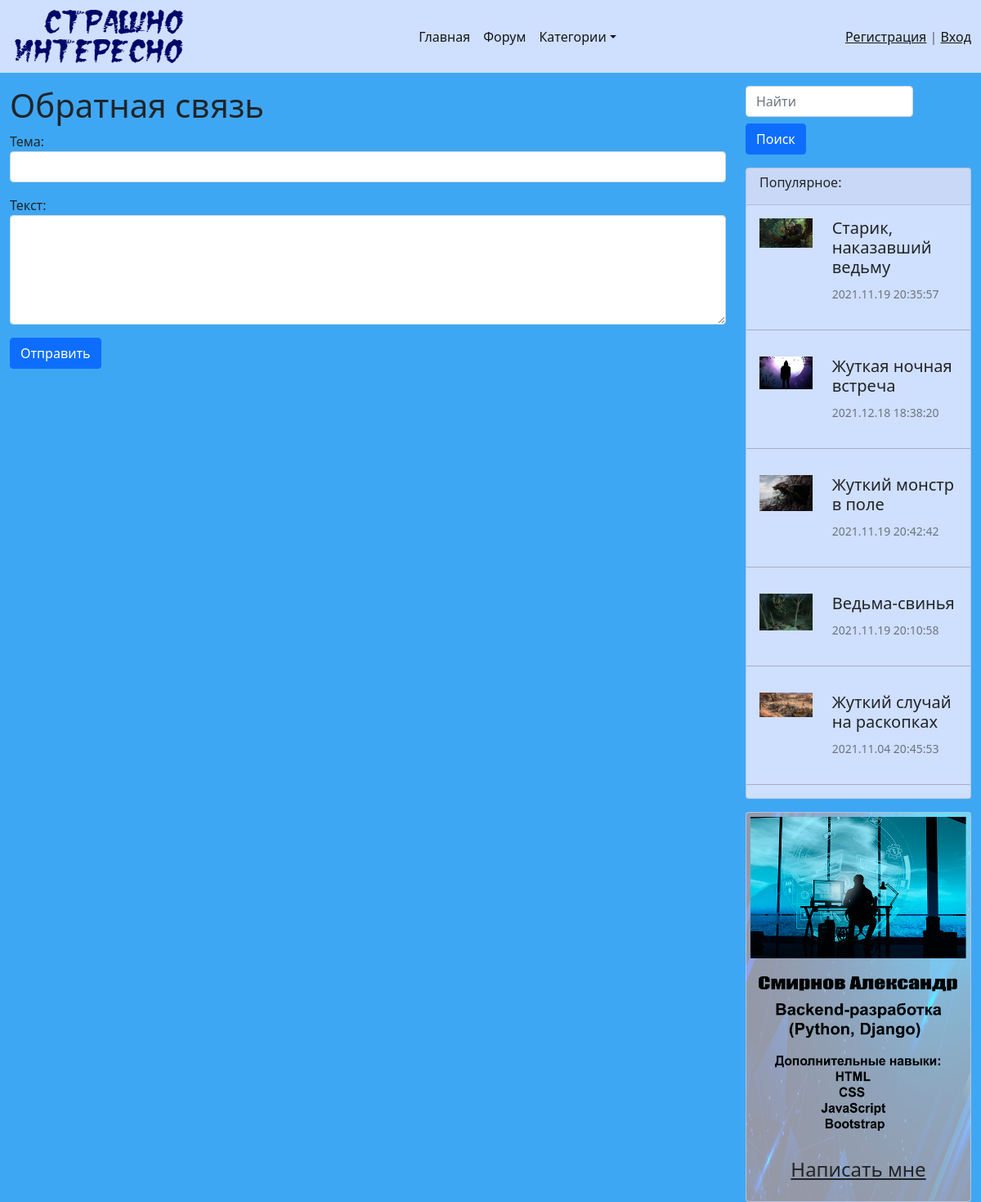
Page /mail/ on the committed database.
### main/models.py (models this page shows, shortened)
class Stories(models.Model):
	title = models.CharField(max_length=150, verbose_name='Название')
	slug = models.SlugField(max_length=150, verbose_name='Url', default='')
	text = models.TextField(verbose_name='Контент')
	created_at = models.DateTimeField(auto_now_add=True, verbose_name='Создано')
	updated_at = models.DateTimeField(auto_now=True, verbose_name='Изменено')
	image = models.ImageField(upload_to='images/%Y/%m/%d', verbose_name='Изображения')
	is_published = models.BooleanField(default=False, verbose_name='Опубликовать')
	views = models.IntegerField(default=0, verbose_name='Количество просмотров')
	category = models.ManyToManyField('Category', blank=True,
									  related_name='stories', verbose_name='Категории')
	def get_absolute_url(self):
		return reverse_lazy('view_story', kwargs={"slug": self.slug})
	class Meta():
		verbose_name = 'История'
		verbose_name_plural = 'Истории'
		ordering = ['-created_at']

### main/views.py (the view)
# urls.py: path('mail/', user_mail, name='mail'),
def user_mail(request):
	if request.method == 'POST':
		form = ContactForm(data=request.POST)
		if form.is_valid():
			mail = send_mail(form.cleaned_data['subject'], form.cleaned_data[
				'text'], 'smalexalex1980@yandex.ru', ['79869525925@yandex.ru'], fail_silently=True)
			if mail:
				messages.success(request, 'Письмо успешно отправлено!')
				return redirect('home')
			else:
				messages.error(request, 'Ошибка отправления!')
	else:
		form = ContactForm()
	return render(request, 'main/mail.html',  {'form': form})

### main/forms.py
class ContactForm(forms.Form):
	subject = forms.CharField(label='Тема', widget = forms.TextInput(attrs={
		'class': 'form-control'}))
	content = forms.CharField(label='Текст', widget = forms.Textarea(attrs={
		'class': 'form-control', 'rows': 5}))

### main/models.py (called while the page is built)
	def get_absolute_url(self):
		return reverse_lazy('category', kwargs={"slug": self.slug})

### main/templatetags/sidebar.py (called while the page is built)
@register.inclusion_tag('main/popular.html')
def get_popular_posts(cnt=5):
    posts = Stories.objects.order_by('-views')[:cnt]
    return {'posts': posts}

### main/templatetags/stories_tags.py (called while the page is built)
@register.simple_tag()
def get_categories():
    return Category.objects.all()

### main/templates/main/mail.html (shortened to what this page needs)
{% extends 'base.html' %}
{% block content %}
<div class="col-md-9">
	<h1>Обратная связь</h1>
	<form method="post" class="mb-3">
		{{ form.as_p }}
		<button type="submit" class="btn btn-primary btn-block">Отправить</button>
	</form>
</div>
{% endblock %}

### main/templates/main/popular.html
<div class="card">
	<div class="card-header">
		<h6>Популярное:</h6>
	</div>
	{% for item in posts %}
	<div class="card-body">
		<div class="row">
    		<div class="col-md-4">
    			{% if item.image %}
				<a class="text-decoration-none text-reset" href="{{ item.get_absolute_url }}"><img src="{{ item.image.url }}" alt="" class="img-fluid mb-2"></a>
				{% endif %}
    		</div>
    		<div class="col-md-8">
				<h5 class="card-title"><a class="text-decoration-none text-reset" href="{{ item.get_absolute_url }}">{{ item.title }}</a></h5>
        		<p class="card-text"><small class="text-muted">{{ item.created_at|date:"Y.m.d H:i:s" }}</small></p>
			</div>
    	</div>
	</div>
	<hr/>
	{% endfor %}
</div>

### mystic/static/css/style.css (style rules this page uses)
body { background-color: #3ea7f4; }
.card { background-color: #cfdffe; }

### rows in the picture
Stories: image (picture), title "Старик, наказавший ведьму", created_at "2021.11.19 20:35:57"
Stories: image (picture), title "Жуткая ночная встреча", created_at "2021.12.18 18:38:20"
Stories: image (picture), title "Жуткий монстр в поле", created_at "2021.11.19 20:42:42"
Stories: image (picture), title "Ведьма-свинья", created_at "2021.11.19 20:10:58"
Stories: image (picture), title "Жуткий случай на раскопках", created_at "2021.11.04 20:45:53"
